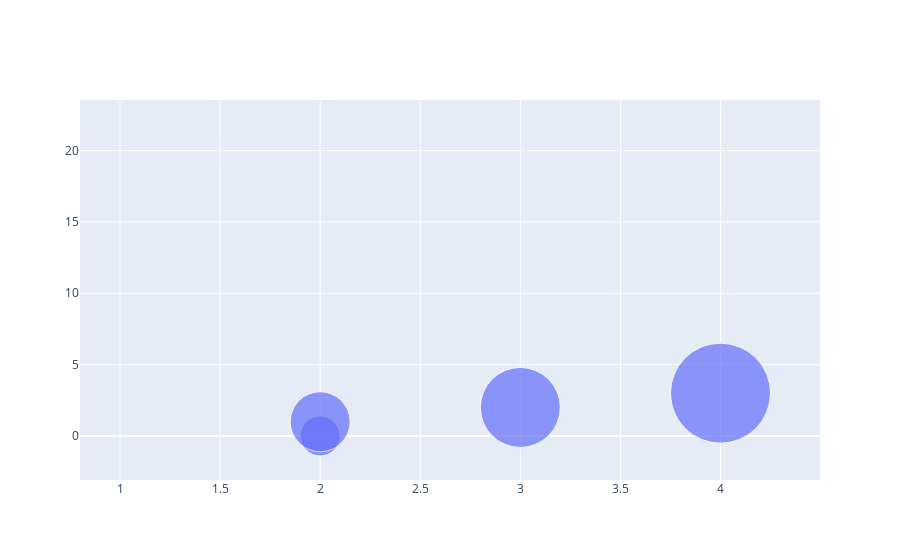

Notebook code for this chart:
### Markdown cell above
## Bubble

### Code cell
import plotly.express as px
import plotly.graph_objects as go
x = df['ShopExpensive']
fig = go.Figure(data=[go.Scatter(
    x = df['ShopExpensive'],
    mode='markers',
    marker_size=[40, 60, 80, 100])
])

fig.show()

### Figure 1 — Plotly figure (JSON) as saved in the notebook; plotly's stock layout.template omitted (floating-point values rounded to 4 significant figures)
{"data": [{"marker": {"size": [40, 60, 80, 100]}, "mode": "markers", "type": "scatter", "x": [2, 2, 3, 4, 1, 1, 1, 3, 1, 3, 3, 4, 2, 2, 1, 2, 1, 2, 3, 2, 4, 3, 3]}], "layout": {}}
